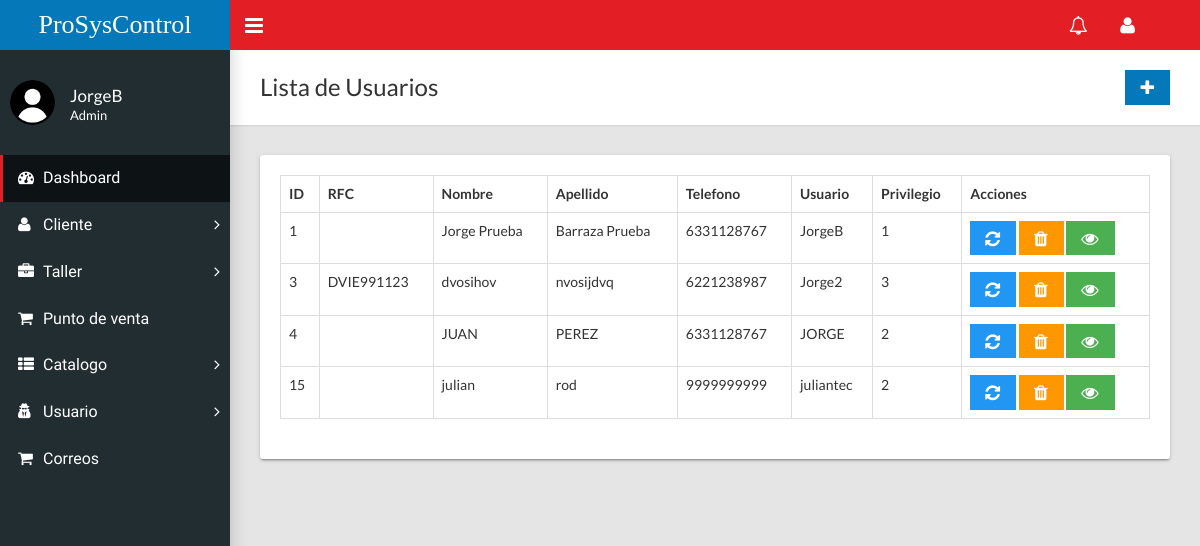
The app's page /home.php?c=usuario (signed in), older data.
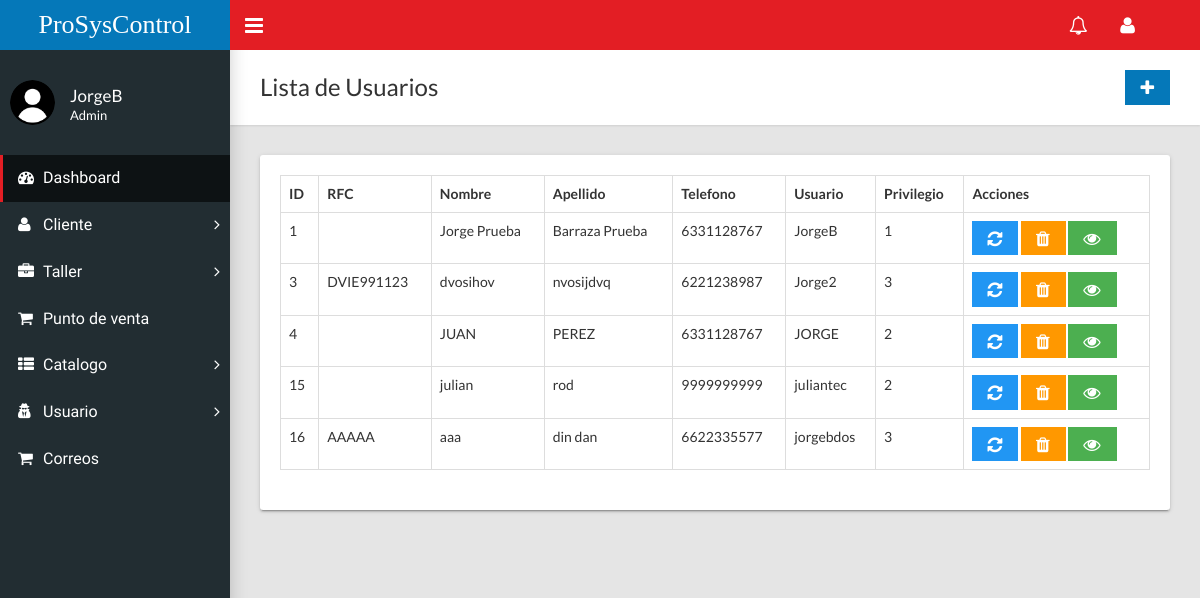
The same page, newer data.
### tables this page shows
CREATE TABLE `usuario` (
  `id` int(11) NOT NULL,
  `rfc` varchar(20) NOT NULL,
  `nombre` varchar(50) NOT NULL,
  `apellido` varchar(50) NOT NULL,
  `telefono` varchar(20) NOT NULL,
  `email` varchar(70) NOT NULL,
  `user` varchar(35) NOT NULL,
  `contrasenia` varchar(50) NOT NULL,
  `privilegio` varchar(1) NOT NULL
);

### controladores/usuario.controlador.php (called while the page is built, shortened)
<?php
require_once "modelos/usuario.php";
class UsuarioControlador{
    public function __CONSTRUCT(){
        $this->modeloUsuario = new Usuario;
    }
    public function Inicio(){
        require_once "vistas/encabezado.php";
        require_once "vistas/usuario/index.php";
        require_once "vistas/pie.php";
    }
}

### modelos/database.php (called while the page is built, shortened)
<?php
class Database{
    public static function Conectar(){
        try{
            $conexion = new PDO("mysql:host=".self::servidor.";dbname=".self::nombrebd.";charset=utf8", self::usuariobd,
            self::clave);
            $conexion -> setAttribute(PDO::ATTR_ERRMODE, PDO::ERRMODE_EXCEPTION);
            return $conexion;
        }catch(PDOException $e){
            return "Fallo " .$e->getMessage();
        }
    }
}

### modelos/usuario.php (called while the page is built, shortened)
<?php
class Usuario{
    private $pdo;
    public function __CONSTRUCT(){
        $this->pdo = Database::Conectar();
    }
    public function Listar(){
        try{
            $consulta = $this->pdo->prepare("SELECT * FROM usuario;");
            $consulta->execute();
            return $consulta->fetchAll(PDO::FETCH_OBJ);
        }catch(Exception $excepcion){
            die($excepcion->getMessage());
        }
    }
}

### vistas/usuario/index.php (the view, shortened to what this page needs)
<div class="content-wrapper">
        <div class="page-title">
          <div>
            <h1>Lista de Usuarios</h1>
          </div>
          <div>
            <?php if($_SESSION['tipoUsuario']!='Secretario'){?>
            <a class="btn btn-primary btn-flat" href="?c=usuario&a=FormCrear"><i class="fa fa-lg fa-plus"></i></a>
            <?php }?>
            </div>
        </div>
        <div class="row">
          <div class="col-md-12">
            <div class="card">
              <div class="card-body">
                <div class="table-responsive">
                  <table class="table table-hover table-bordered" role="grid" id="sampleTable">
                    <thead>
                      <tr>
                        <th>ID</th>
                        <th>RFC</th>
                        <th>Nombre</th>
                        <th>Apellido</th>
                        <th>Telefono</th>
                        <th>Usuario</th>
                        <th>Privilegio</th>
                        <?php if($_SESSION['tipoUsuario']!='Secretario'){?>
                        <th>Acciones</th>
                        <?php }?>
                      </tr>
                    </thead>
                    <tbody>
                      <?php foreach($this->modeloUsuario->Listar() as $u):?>
                      <tr>
                        <td><?=$u->id?></td>
                        <td><?=$u->rfc?></td>
                        <td><?=$u->nombre?></td>
                        <td><?=$u->apellido?></td>
                        <td><?=$u->telefono?></td>
                        <td><?=$u->user?></td>
                        <td><?=$u->privilegio?></td>
                        <?php if($_SESSION['tipoUsuario']!='Secretario'){?>
                        <td><a class="btn btn-info btn-flat" href="?c=usuario&a=FormCrear&id=<?=$u->id?>"><i class="fa fa-lg fa-refresh"></i></a>
                            <a class="btn btn-warning btn-flat"   onclick = "return confirm('¿Realmente desea eliminar?')" href="?c=usuario&a=Borrar&id=<?=$u->id?>" ><i class="fa fa-lg fa-trash"></i></a>
                        <?php }?>
                            <a class="btn btn-success btn-flat" href="?c=usuario&a=FormConsultar&id=<?=$u->id?>"><i class="fa fa-lg fa-eye"></i></a></td>
                      </tr>
                      <?php endforeach;?>
                    </tbody>
                  </table>
                </div>
              </div>
            </div>
          </div>
        </div>
      </div>
    </div>

Row changes from the older to the newer data that the page shows:
added usuario: id "16", rfc "AAAAA", nombre "aaa", apellido "din dan", telefono "6622335577", user "jorgebdos", privilegio "3"
